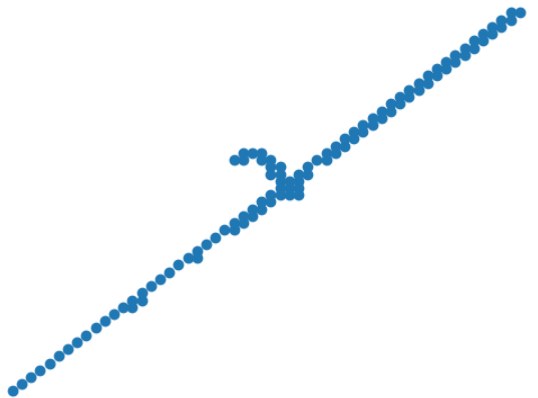
#> input picture abc.png, 538 x 398 px
$ jupyter execute 'Hough Transformation.ipynb'
#> lines starting #> are read from the running program, lines starting #| are printed output that depends on the picture
# Hough Transformation in CCD Images
This notebook demonstrates how to apply the Hough transformation on an image to detect lines.

[cell 1]
import cv2
import numpy as np
import math
import matplotlib.pyplot as plt


class CcdPixelHit:
    """Represents a pixel hit in a CCD."""

    def __init__(self, tx, ty):
        self.xpixel = tx
        self.ypixel = ty
        self.edep = 0.0

    @property
    def x_pixel(self):
        return self.xpixel

    @property
    def y_pixel(self):
        return self.ypixel

    @property
    def energy_deposit(self):
        return self.edep

    @energy_deposit.setter
    def energy_deposit(self, value):
        self.edep = value

    def is_same(self, other):
        return self.xpixel == other.xpixel and self.ypixel == other.ypixel


class CcdHoughCell:
    """Represents a Hough cell for detecting lines in a CCD."""

    def __init__(self, pix1, pix2):
        self._pixel1 = pix1
        self._pixel2 = pix2
        self._delX = float(pix2.x_pixel) - float(pix1.x_pixel)
        self._delY = float(pix2.y_pixel) - float(pix1.y_pixel)
        self._slope = self._delY / (self._delX + 1e-20)
        self._intercept = pix2.y_pixel - (self._slope * pix1.x_pixel)
        self._theta = math.atan2(-self._delX, self._delY) * 180 / math.pi
        self._rho = abs(self._intercept) * abs(math.sin(self._theta * math.pi / 180))

    @property
    def pixel1(self):
        return self._pixel1

    @property
    def pixel2(self):
        return self._pixel2

    @property
    def delta_x(self):
        return self._delX

    @property
    def delta_y(self):
        return self._delY

    @property
    def slope(self):
        return self._slope

    @property
    def intercept(self):
        return self._intercept

    @property
    def theta(self):
        return self._theta

    @property
    def rho(self):
        return self._rho


class CcdEvent:
    """Represents an event in a CCD."""

    def __init__(self, hits):
        self.eventID = -1
        self.momin = 0
        self.thein = -1000
        self.phiin = -1000
        self.allHits = hits
        self.nhits = len(hits)
        self.meanRho = -10.0
        self.sigmaRho = -10.0
        self.meanTheta = -1000.0
        self.sigmaTheta = -1000.0
        self.houghSelHits = []

        if self.nhits > 1:
            self.houghSelHits, self.rhoList, self.thetaList = self.apply_hough_transform()

    @property
    def event_id(self):
        return self.eventID

    @property
    def theta_true(self):
        return self.thein

    @property
    def phi_true(self):
        return self.phiin

    @property
    def mean_rho(self):
        return self.meanRho

    @property
    def sigma_rho(self):
        return self.sigmaRho

    @property
    def mean_theta(self):
        return self.meanTheta

    @property
    def sigma_theta(self):
        return self.sigmaTheta

    def add_pixel_hit(self, hit):
        self.allHits.append(hit)

    @property
    def num_pixel_hits(self):
        return len(self.allHits)

    @property
    def num_hough_pixel_hits(self):
        return len(self.houghSelHits)

    def add_hough_sel_hit(self, hit):
        if not any(h.is_same(hit) for h in self.houghSelHits):
            self.houghSelHits.append(hit)

    def get_pixel_hit(self, index):
        return self.allHits[index]

    def get_hough_sel_hit(self, index):
        return self.houghSelHits[index]

    def apply_hough_transform(self):
        npix = self.num_pixel_hits
        houghList = []
        thetaList = []
        rhoList = []

        for i in range(npix - 1):
            for j in range(i + 1, npix):
                hough_cell = CcdHoughCell(self.get_pixel_hit(i), self.get_pixel_hit(j))
                houghList.append(hough_cell)
                thetaList.append(hough_cell.theta)
                rhoList.append(hough_cell.rho)

        if len(thetaList) > 5:
            self.meanRho = np.mean(rhoList)
            self.sigmaRho = math.sqrt(np.var(rhoList))
            self.meanTheta = np.mean(thetaList)
            self.sigmaTheta = math.sqrt(np.var(thetaList))
        else:
            self.meanRho = -10.0
            self.sigmaRho = -10.0
            self.meanTheta = -1000.0
            self.sigmaTheta = -1000.0

        for _ in range(100):
            new_hough_list = []
            listRho = []
            listTheta = []
            for cell in houghList:
                if (self.meanTheta - self.sigmaTheta < cell.theta < self.meanTheta + self.sigmaTheta and
                        self.meanRho - self.sigmaRho < cell.rho < self.meanRho + self.sigmaRho):
                    new_hough_list.append(cell)
                    listRho.append(cell.rho)
                    listTheta.append(cell.theta)

            if len(new_hough_list) < len(houghList):
                houghList = new_hough_list
                if len(listTheta) > 5:
                    self.meanRho = np.mean(listRho)
                    self.sigmaRho = math.sqrt(np.var(listRho))
                    self.meanTheta = np.mean(listTheta)
                    self.sigmaTheta = math.sqrt(np.var(listTheta))
                else:
                    self.meanRho = -10.0
                    self.sigmaRho = -10.0
                    self.meanTheta = -1000.0
                    self.sigmaTheta = -1000.0

                if abs(self.sigmaTheta) < 0.0001:
                    self.sigmaTheta = 0.0001
                if abs(self.sigmaRho) < 0.0001:
                    self.sigmaRho = 0.0001
            else:
                break

        return houghList, rhoList, thetaList


def main(image_path):
    # Load the image
#> called with image_path = 'abc.png'
    image = cv2.imread(image_path)
#> image is the input picture: shape (398, 538, 3); mean B, G, R 252, 249.6, 246.1

    # Validate if the image is loaded
    if image is None:
        raise ValueError(f"Failed to load image file '{image_path}'.")

    gray = cv2.cvtColor(image, cv2.COLOR_BGR2GRAY)
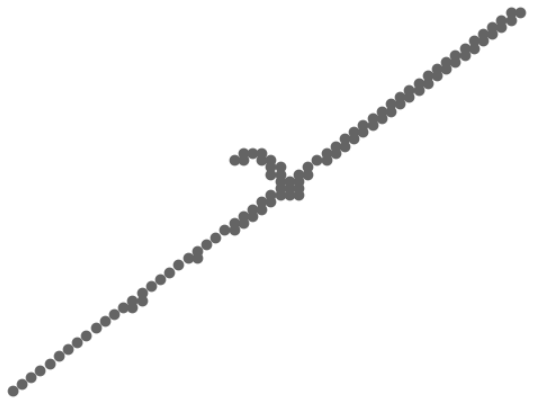
#> gray: shape (398, 538); min 100, max 255, mean 248.9

    # Perform edge detection
    edges = cv2.Canny(gray, 50, 150, apertureSize=3)
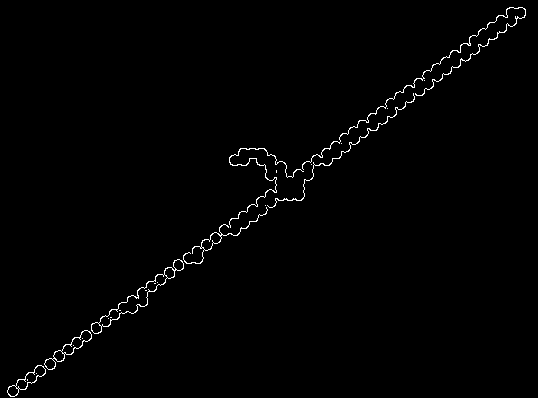
#> edges: shape (398, 538); 0.98% white in thin lines or dots

    # Get edge points
    edge_points = np.argwhere(edges)
#> edge_points = 2108 pairs, first value 7 to 396, second value 7 to 525

    # Create CcdPixelHit instances for each edge point
    hits = [CcdPixelHit(x, y) for y, x in edge_points]
#> hits = 2108 items

    # Create CcdEvent and apply Hough transformation
    event = CcdEvent(hits)
#> in __init__, `self.nhits = len(hits)`: self.nhits = 2108

    # Extract the Hough transformation results
    hough_cells, rho_list, theta_list = event.apply_hough_transform()

    # Plot the results
    plt.scatter(theta_list, rho_list, s=1)
    plt.title('Hough ρ vs θ')
    plt.xlabel('Theta (degrees)')
    plt.ylabel('Rho (pixels)')
    plt.show()


if __name__ == "__main__":
    image_path = 'abc.png'  # Replace with the actual path to your image
    main(image_path)
